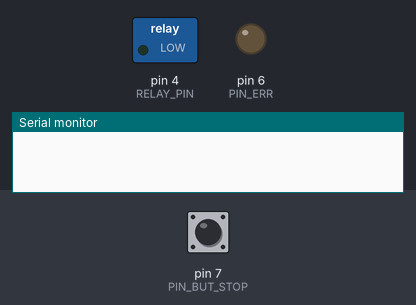
Recording of a sketch running on a simulated Arduino Uno, built with avr-gcc and run on an emulated ATmega328P. Shown: switched loads named in the sketch (green lamp = pin HIGH), output pins drawn as LEDs (lit = HIGH), the last lines printed to the serial monitor. The inputs (shaded band) are chosen by the test bench; at power-on: pin 7 (PIN_BUT_STOP) LOW. The modem accepts every AT command (registered, SIM ready, sends succeed) and sends nothing else.

Above: at 0.1 s.
At 2.1 s:
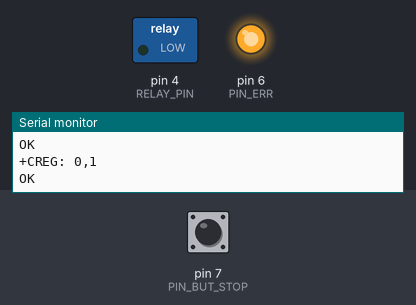
Timing chart, 0 to 4.0 s (numbered marks = the images above):
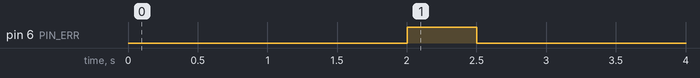

The sketch:

Codic.ino.ino
```cpp
// Code write by @LorenzoVasi on GitHub for controlling Heating System
// Message Structure:
// Example 1: 24
// Example 2: 24, 32558s
// Example 3: OFF

// Include Libraries
#include "DHT.h"
#include <SoftwareSerial.h>

// Define PINS Connection
#define DHTPIN 5
#define RELAY_PIN 4
#define TX_GSM 2
#define RX_GSM 3
#define PIN_ERR 6
#define PIN_BUT_STOP 7 // With PullUP Resistor

// Other Definition
#define DHTTYPE DHT22 // Define model of DHT
DHT dht(DHTPIN, DHTTYPE);

SoftwareSerial mySerial(TX_GSM, RX_GSM); // Set PINS GSM

// Set Variables
String time = ""; // Define it in second into message, how many time control remote go to ON
bool ControlRemote = false; // Start Control Thermostat when go to true
float temperature = 0.0; // Temperature set into message
bool state_relay = false; // Check status of Relay
float margin = 0.5; // Set margin for not flicking water heater
bool check = true; // If there's problem during inizialization, set false
String message = ""; // Look message
float t = 0.0; // Look Actual Outside Temperature

void setup() {

  // Setup All Sensors

  Serial.begin(9600); // Set Serial Clock

  dht.begin(); // Begin DHT Sensor
  // See if “Failed to read from DHT sensor!”

  pinMode(RELAY_PIN, OUTPUT); // Begin Relay as Output

  pinMode(PIN_ERR, OUTPUT); // Begin PinError as Output

  pinMode(PIN_BUT_STOP, INPUT); // Begin PIN_BUT_STOP as Input

  mySerial.println("AT"); //Once the handshake test is successful, it will back to OK
  updateSerial();
  mySerial.println("AT+CSQ"); //Signal quality test, value range is 0-31 , 31 is the best
  updateSerial();
  mySerial.println("AT+CCID"); //Read SIM information to confirm whether the SIM is plugged
  updateSerial();
  mySerial.println("AT+CREG?"); //Check whether it has registered in the network
  updateSerial();

  // HERE SET ALL SYSTEMS

  if (check == false) // Someone make error
    digitalWrite(PIN_ERR, HIGH);
    // Print Error into Serial Comunication
  else
    // Print OK into Serial Comunication
    for (int i = 0; i < 2; i++)
      digitalWrite(PIN_ERR, HIGH);
      delay(500);
      digitalWrite(PIN_ERR, LOW);
      delay(500);

}

void loop() {
  // put your main code here, to run repeatedly:

  // Control Message ---------------------
  if (mySerial.available() > 0) // if message is avariable
    if (mySerial.read() == '\n')  // If character '\n', there's a new text line
      message = mySerial.readStringUntil('\n');
      if (message.indexOf(',') != -1 && checkStringIsNumerical(message))  // Case 1
        ControlRemote = true;
        temperature = message.toFloat();
      if (message.indexOf(',') != -1 && checkStringIsNumerical(message) == false)

        // Grep message and convert into 2 variables
      if (message.indexOf(',') == -1) // Caso 3
        ControlRemote = false;

  // Control Button Status --------------
  if (digitalRead(PIN_BUT_STOP) == 1) // If someone click stop button
    ControlRemote=false;

  // Control Timing Controller ----------
  if (time != 0)
    // if (after time)
      // ControlRemote false
      // time = 0

  // Control Remote Controller -----------
  if (ControlRemote == true){
    t = dht.readTemperature();
    if (t < temperature-margin)
      if (state_relay == false)
          digitalWrite(RELAY_PIN, HIGH);
          state_relay = true;
    if (t > temperature+margin)
      if (state_relay == true)
        digitalWrite(RELAY_PIN, LOW);
        state_relay = false;
  } else {
    if (state_relay == true)
      digitalWrite(RELAY_PIN, LOW);
      state_relay = false;
  }

}

// External Functions ------------------------

// Serial Comunication
void updateSerial()
{
  delay(500);
  while (Serial.available())
  {
    mySerial.write(Serial.read());//Forward what Serial received to Software Serial Port
  }
  while(mySerial.available())
  {
    Serial.write(mySerial.read());//Forward what Software Serial received to Serial Port
  }
}

// Check is numerical
bool checkStringIsNumerical(String myString) {
  for (int i = 0; i < sizeof(myString); i++) {
    if (!isDigit(myString.charAt(i))) {
      return false;
    }
  }
  return true;
}
```
